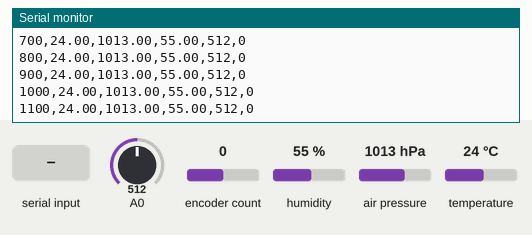
A program run on a simulated Arduino Uno, built with avr-gcc and run on an emulated ATmega328P. On the bench: the last lines printed to the serial monitor. The test bench sets the inputs (shaded band); at power-on: encoder count 0, humidity 55 %, A0 = 512, air pressure 1013 hPa, temperature 24 °C.

Above: at 1.2 s.
1.3 s: "INTERVAL \n" received over Serial
At 1.31 s:
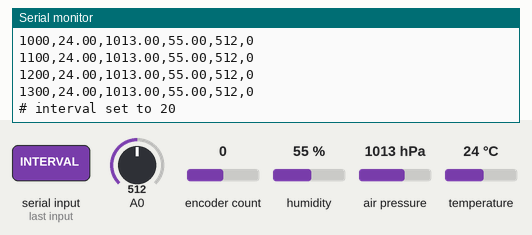
2.8 s: "90,45\n" received over Serial
4.3 s: encoder count set to 1
At 5.0 s:
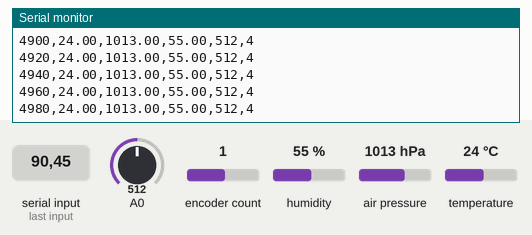
5.8 s: humidity set to 22 %
At 6.7 s:
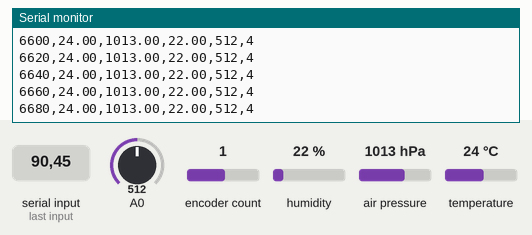
7.3 s: A0 set to 716
At 8.2 s:
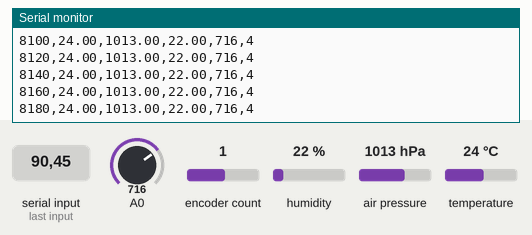
8.8 s: air pressure set to 952 hPa
At 9.8 s:
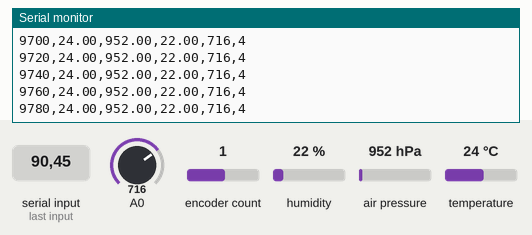
Timing chart, 0 to 11.3 s (numbered marks = the images above; inputs shaded):
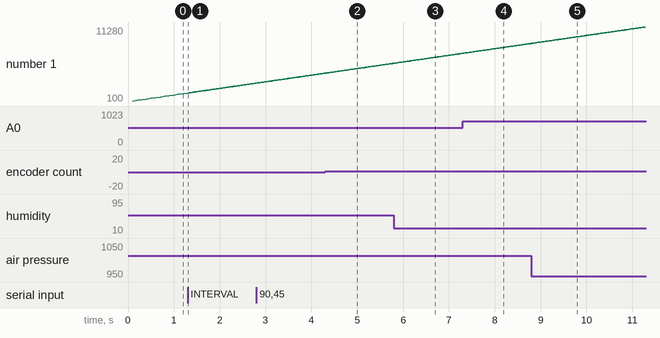

Measured:
- after the input at 1.3 s, the serial monitor: prints a new line at once (image 1)
- plotted number 1: 1200 → 2780 after the input at 1.3 s

The program:

main.cpp
```cpp
#include <Arduino.h>
#include <Adafruit_BME280.h>
#include <Encoder.h>
#include <Wire.h>
#include <stdlib.h>

// Local variables
namespace {
    unsigned long lastSample    = 0;
    unsigned long INTERVAL      = 100;
    Adafruit_BME280 bme;                                // Create an instance of the BME280 sensor
    Encoder encoder(2, 3);                              // Create an Encoder object with pins 2 and 3
}

// Functions
int readPotentiometer();
int readEncoder(Encoder& encoder);
bool setupBME280();
void readBME280();
void handleSerial();

void setup() {
  Serial.begin(115200);
  Serial.println("Hello, World!");
  Serial.println("Initializing BME280 sensor...");
  while (!setupBME280()) {
    Serial.println("Failed to initialize BME280 sensor.");
    delay(1000);
  }
}

// Target output: {ms, temp, pressure, humidity, pot, enc}
void loop() {
    auto currentMillis = millis();

    handleSerial();
    if(currentMillis - lastSample >= INTERVAL) {
        Serial.print(currentMillis);
        Serial.print(',');
        Serial.print(bme.readTemperature(), 2);         // 2 decimals
        Serial.print(',');
        Serial.print(bme.readPressure() / 100.0F, 2);   // 2 decimals
        Serial.print(',');
        Serial.print(bme.readHumidity(), 2);            // 2 decimals
        Serial.print(',');
        Serial.print(readPotentiometer());
        Serial.print(',');
        Serial.print(readEncoder(encoder));
        Serial.println();
        lastSample = currentMillis;
    }
}

int readPotentiometer() {
    int potValue = analogRead(A0);
    return potValue;
}

int readEncoder(Encoder& encoder) {
    int encValue = encoder.read();
    return encValue;
}

bool setupBME280() {
return bme.begin(0x76);                                 // true if a BME280 answered
}

void handleSerial() {
    static char buf[32];                                // survives between calls
    static uint8_t len = 0;

    while (Serial.available() > 0) {
        char c = Serial.read();

        if (c == '\r') continue;                        // ignore CR from CRLF

        if (c == '\n') {                                // line complete
            if (len == 0) continue;                     // ignore empty lines
            buf[len] = '\0';
            len = 0;


            if (strncmp(buf, "INTERVAL ", 9) == 0) {
                INTERVAL = constrain(atol(buf + 9), 20, 10000);
                Serial.print("# interval set to ");
                Serial.println(INTERVAL);
            } else {
                Serial.println("# unknown command");
            }
        } else if (len < sizeof(buf) - 1) {             // leave room for '\0'
            buf[len++] = c;                             // extra chars are dropped
        }
    }
}
```
